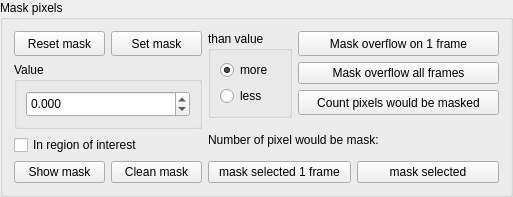
         <widget class="QGroupBox" name="groupBox_2">
          <property name="title">
           <string>Mask pixels</string>
          </property>
          <layout class="QHBoxLayout" name="horizontalLayout_7">
           <item>
            <layout class="QVBoxLayout" name="verticalLayout_11">
             <item>
              <layout class="QHBoxLayout" name="horizontalLayout_4">
               <item>
                <widget class="QPushButton" name="pushButton_15">
                 <property name="minimumSize">
                  <size>
                   <width>91</width>
                   <height>25</height>
                  </size>
                 </property>
                 <property name="text">
                  <string>Reset mask</string>
                 </property>
                </widget>
               </item>
               <item>
                <widget class="QPushButton" name="pushButton_13">
                 <property name="minimumSize">
                  <size>
                   <width>91</width>
                   <height>25</height>
                  </size>
                 </property>
                 <property name="text">
                  <string>Set mask</string>
                 </property>
                </widget>
               </item>
              </layout>
             </item>
             <item>
              <widget class="QGroupBox" name="groupBox_10">
               <property name="title">
                <string>Value</string>
               </property>
               <layout class="QVBoxLayout" name="verticalLayout_9">
                <item>
                 <widget class="QDoubleSpinBox" name="doubleSpinBox_11">
                  <property name="minimumSize">
                   <size>
                    <width>101</width>
                    <height>26</height>
                   </size>
                  </property>
                  <property name="decimals">
                   <number>3</number>
                  </property>
                  <property name="minimum">
                   <double>-9999999999999999583119736832.000000000000000</double>
                  </property>
                  <property name="maximum">
                   <double>1000000000000000000.000000000000000</double>
                  </property>
                  <property name="value">
                   <double>0.000000000000000</double>
                  </property>
                 </widget>
                </item>
               </layout>
              </widget>
             </item>
             <item>
              <widget class="QCheckBox" name="checkBox">
               <property name="text">
                <string>In region of interest</string>
               </property>
              </widget>
             </item>
             <item>
              <layout class="QHBoxLayout" name="horizontalLayout_5">
               <item>
                <widget class="QPushButton" name="pushButton_34">
                 <property name="text">
                  <string>Show mask</string>
                 </property>
                </widget>
               </item>
               <item>
                <widget class="QPushButton" name="pushButton_35">
                 <property name="text">
                  <string>Clean mask</string>
                 </property>
                </widget>
               </item>
              </layout>
             </item>
            </layout>
           </item>
           <item>
            <layout class="QVBoxLayout" name="verticalLayout_13">
             <item>
              <layout class="QHBoxLayout" name="horizontalLayout_6">
               <item>
                <widget class="QGroupBox" name="groupBox_11">
                 <property name="title">
                  <string>than value</string>
                 </property>
                 <layout class="QVBoxLayout" name="verticalLayout_10">
                  <item>
                   <widget class="QRadioButton" name="radioButton">
                    <property name="text">
                     <string>more</string>
                    </property>
                    <property name="checked">
                     <bool>true</bool>
                    </property>
                   </widget>
                  </item>
                  <item>
                   <widget class="QRadioButton" name="radioButton_2">
                    <property name="text">
                     <string>less</string>
                    </property>
                   </widget>
                  </item>
                 </layout>
                </widget>
               </item>
               <item>
                <layout class="QVBoxLayout" name="verticalLayout_12">
                 <item>
                  <widget class="QPushButton" name="pushButton_23">
                   <property name="minimumSize">
                    <size>
                     <width>181</width>
                     <height>25</height>
                    </size>
                   </property>
                   <property name="text">
                    <string>Mask overflow on 1 frame</string>
                   </property>
                  </widget>
                 </item>
                 <item>
                  <widget class="QPushButton" name="pushButton_24">
                   <property name="text">
                    <string>Mask overflow all frames</string>
                   </property>
                  </widget>
                 </item>
                 <item>
                  <widget class="QPushButton" name="pushButton_36">
                   <property name="minimumSize">
                    <size>
                     <width>201</width>
                     <height>25</height>
                    </size>
                   </property>
                   <property name="text">
                    <string>Count pixels would be masked</string>
                   </property>
                  </widget>
                 </item>
                </layout>
               </item>
              </layout>
             </item>
             <item>
              <widget class="QLabel" name="label_8">
               <property name="minimumSize">
                <size>
                 <width>291</width>
                 <height>16</height>
                </size>
               </property>
               <property name="text">
                <string>Number of pixel would be mask:</string>
               </property>
              </widget>
             </item>
             <item>
              <layout class="QHBoxLayout" name="horizontalLayout_28">
               <item>
                <widget class="QPushButton" name="pushButton_44">
                 <property name="text">
                  <string>mask selected 1 frame</string>
                 </property>
                </widget>
               </item>
               <item>
                <widget class="QPushButton" name="pushButton_43">
                 <property name="text">
                  <string>mask selected</string>
                 </property>
                </widget>
               </item>
              </layout>
             </item>
            </layout>
           </item>
          </layout>
         </widget>
